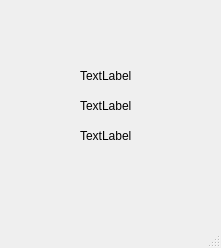
<?xml version="1.0" encoding="UTF-8"?>
<ui version="4.0">
 <class>MainWindow</class>
 <widget class="QMainWindow" name="MainWindow">
  <property name="geometry">
   <rect>
    <x>0</x>
    <y>0</y>
    <width>221</width>
    <height>248</height>
   </rect>
  </property>
  <property name="windowTitle">
   <string>MainWindow</string>
  </property>
  <widget class="QWidget" name="centralwidget">
   <widget class="QLabel" name="label">
    <property name="geometry">
     <rect>
      <x>80</x>
      <y>70</y>
      <width>54</width>
      <height>12</height>
     </rect>
    </property>
    <property name="text">
     <string>TextLabel</string>
    </property>
   </widget>
   <widget class="QLabel" name="label_2">
    <property name="geometry">
     <rect>
      <x>80</x>
      <y>100</y>
      <width>54</width>
      <height>12</height>
     </rect>
    </property>
    <property name="text">
     <string>TextLabel</string>
    </property>
   </widget>
   <widget class="QLabel" name="label_3">
    <property name="geometry">
     <rect>
      <x>80</x>
      <y>130</y>
      <width>54</width>
      <height>12</height>
     </rect>
    </property>
    <property name="text">
     <string>TextLabel</string>
    </property>
   </widget>
  </widget>
  <widget class="QMenuBar" name="menubar">
   <property name="geometry">
    <rect>
     <x>0</x>
     <y>0</y>
     <width>221</width>
     <height>23</height>
    </rect>
   </property>
  </widget>
  <widget class="QStatusBar" name="statusbar"/>
 </widget>
 <resources/>
 <connections/>
</ui>
